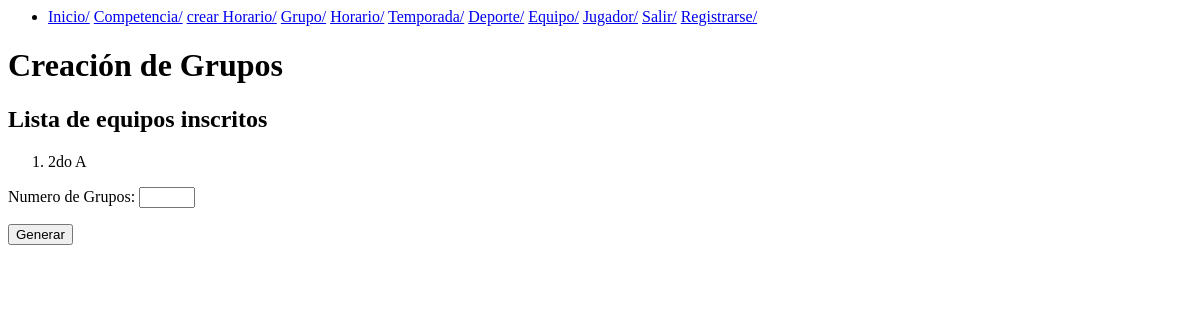
The app's page /crearGrup/, older data.
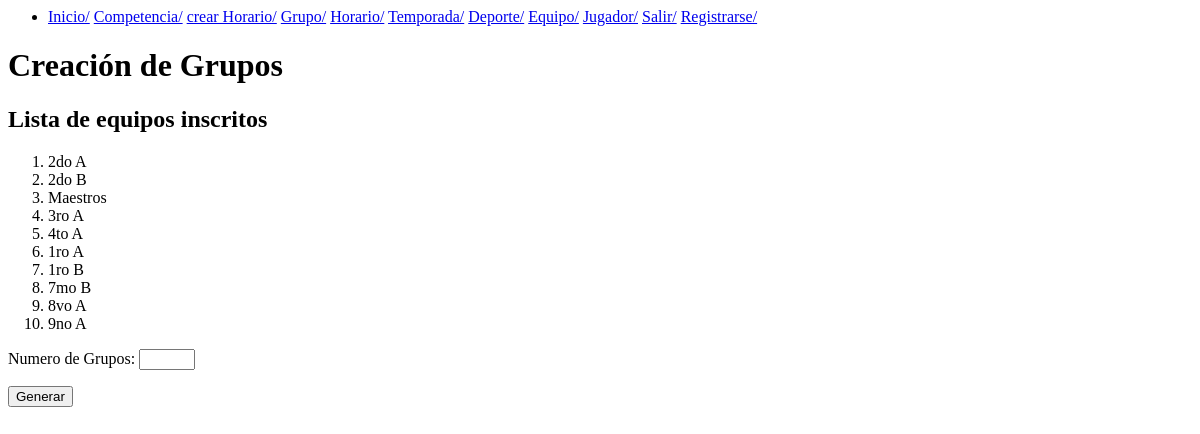
The same page, newer data.
### myapp/models.py (models this page shows, shortened)
class Equipo(models.Model):
    nombre = models.CharField(max_length=100, null=False, unique=True,verbose_name="Nombre")
    descripcion = models.CharField(max_length=200)
    temporada = models.ForeignKey(Temporada, on_delete=models.CASCADE, null=True, blank=True)
    grupo = models.ForeignKey(Grupo, on_delete=models.SET_NULL, null = True, blank=True)
    deporte = models.ForeignKey(Deporte, on_delete=models.SET_NULL, null=True, blank=True)

### myapp/views.py (the view, shortened to what this page needs)
# urls.py: path('crearGrup/', views.crearGrup, name='crearJug'),
def crearGrup(request):
    equipos = Equipo.objects.all()
    if request.method == 'GET':
        return render(request, 'crearGrup.html', {'form': GrupoForm(), 'equipos': equipos})

### myapp/forms.py
class GrupoForm(forms.Form):
    numGrupos = forms.IntegerField(label="Numero de Grupos", min_value=1, max_value=50, required=True)

### myapp/templates/crearGrup.html (shortened to what this page needs)
{% extends 'base.html' %}
{% block content %}
    <h1>Creación de Grupos</h1>
    <h2>Lista de equipos inscritos</h2>
    <ol>
        {% for equipo in equipos %}
            <li>{{equipo.nombre}}</li>
        {% endfor %}
    </ol>
    <form method="POST">
     {{form.as_p}}
        <button>
          Generar
        </button>
    </form>
{% endblock %}

Row changes from the older to the newer data that the page shows:
added Equipo: nombre "2do B"
added Equipo: nombre "Maestros"
added Equipo: nombre "3ro A"
added Equipo: nombre "4to A"
added Equipo: nombre "1ro A"
added Equipo: nombre "1ro B"
added Equipo: nombre "7mo B"
added Equipo: nombre "8vo A"
added Equipo: nombre "9no A"
